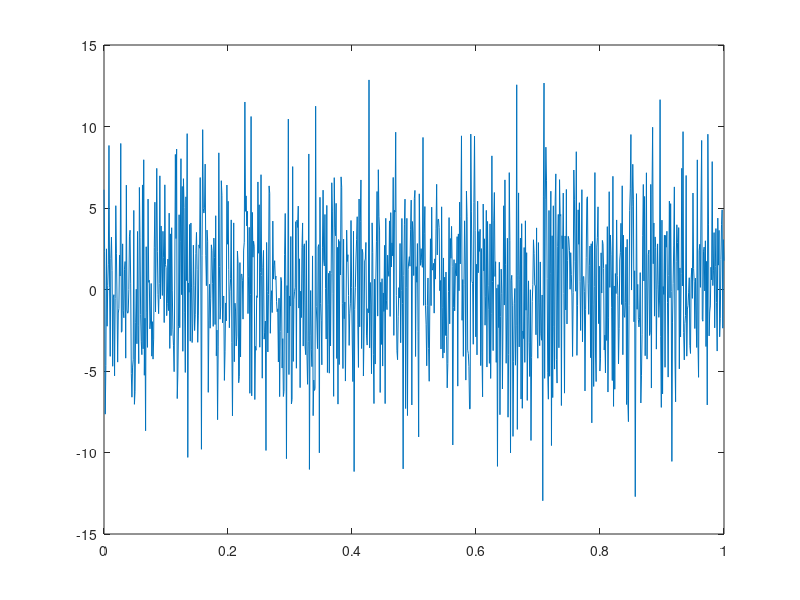

Here is the MATLAB script that generated this plot:

% From: https://www.researchgate.net/post/Do_you_know_any_fx_formulas_for_EEG-like_signal_generation
% Modified: Chenchal

% randomizer for repeatable results
rng('default'); % Mersenne Twister with seed 0
% Frequency params
fMin = 0;
fMax = 100;
nSines = 100;
Fs = linspace(fMin,fMax,nSines)';
% time params
minT = 0;
maxT = 1;
sampleRate = 1000;
ts = linspace(minT,maxT,sampleRate*maxT);
randomizePhase = true;
% random phase difference times
% when starting at 0 deg phase, peaks of sine waves
% pd = 1./Fs; %period of sine waves
% peaksAt = pd./1; % in seconds
% t = t - peaksAt;
if randomizePhase
    t = arrayfun(@(x) randsample(ts,length(ts)),(1:nSines)','UniformOutput',false); 
    t = cell2mat(t);
else
    t = repmat(ts,nSines,1);
end

% amplitudes - Currently random for number of sines
As = rand(nSines,1);
%As = ones(nSines,1);
% time varying amplitute scaling - 
% currently set to 1 for all sine waves across time
As_scaling = ones(size(t));
% time varying sine waves
YComponents = (As.*As_scaling).*sin(2*pi*(Fs.*t));
% summed amplitudes of all sine waves
Y = sum(YComponents);
figure
 plot(ts(1,:),Y);
% hold on
% plot(ts(1,:),YComponents(1:end,:))
% hold off
